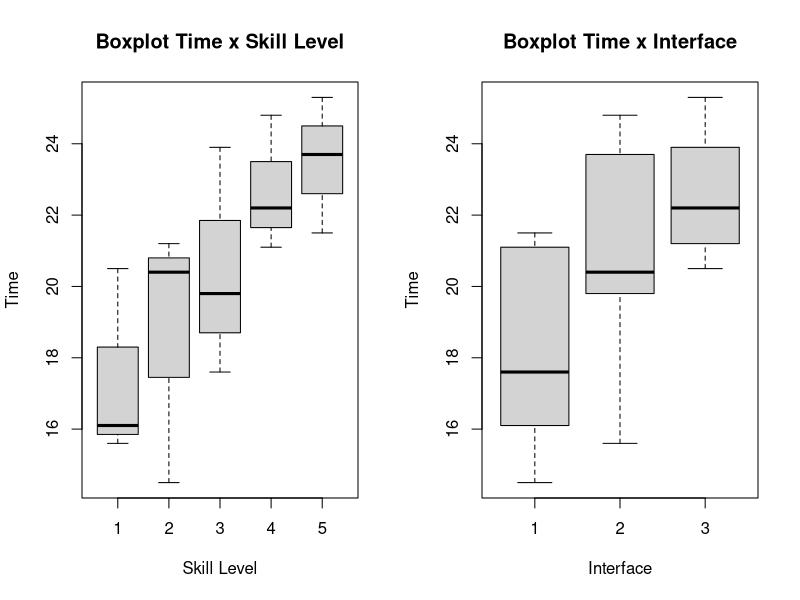
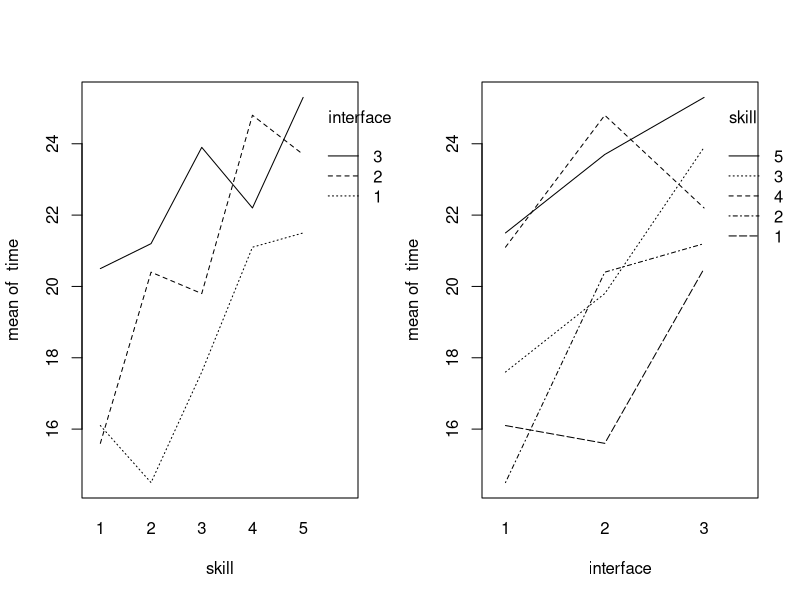
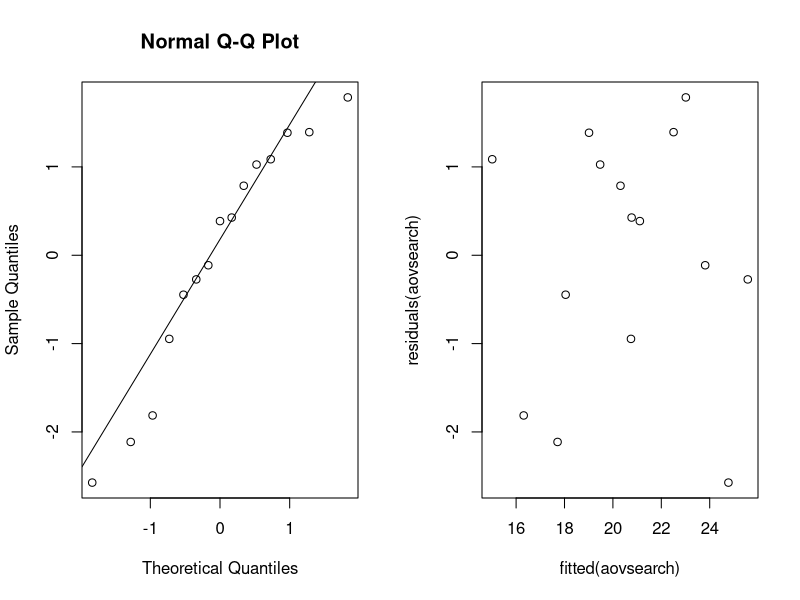
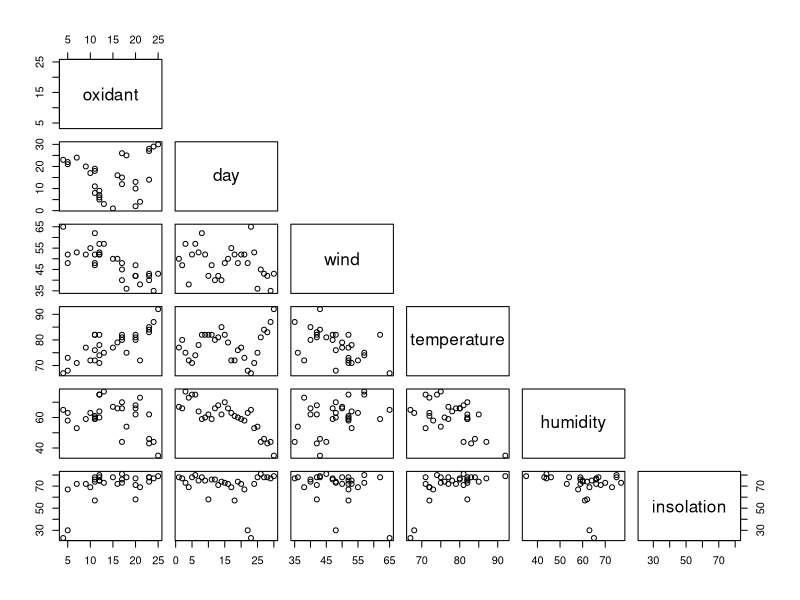
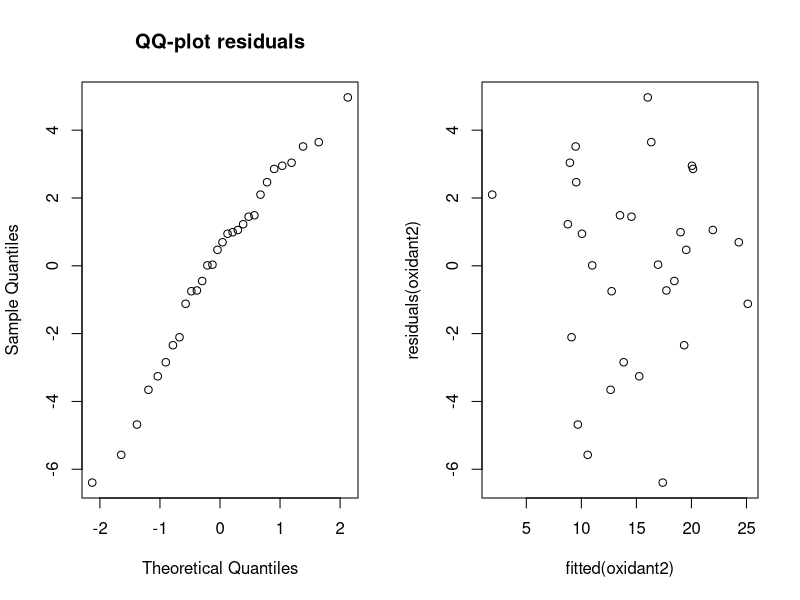

These charts were generated, in order, by the following R code:
### Exercise 2
search = read.table("search.txt", header = TRUE)

# Question 1:
?rbind
B = 5
I = 3
N = 1

rbind(rep(1:I,each=N*B),rep(1:B,N*I),sample(1:(N*I*B)))

#skill = as.factor(rep(1:B, N*I))
#interface = as.factor(rep(1:I, N*B))
#studentindex = sample(1:B*I*N)
#search_random_frame= data.frame(cbind(skill, interface, studentindex))
#search_random_frame

# Question 2:
attach(search)

par(mfrow=c(1,2))
boxplot(time~skill, main="Boxplot Time x Skill Level", ylab="Time", xlab="Skill Level")
boxplot(time~interface, main="Boxplot Time x Interface", ylab="Time", xlab="Interface")

par(mfrow=c(1,2))
interaction.plot(skill, interface, time); interaction.plot(interface, skill, time)

# Question 3:
search$skill <- factor(search$skill)
search$interface <-  factor(search$interface)
aovsearch = lm(time~interface+skill, data = search)
anova(aovsearch)

# Question 4: ?
summary(aovsearch)
# Result is generated from summary of anova
summary(aovsearch)
estimatedTime = 15.013 +  5.300  + 4.460  
estimatedTime

# Question 5:
par(mfrow=c(1,2))
qqnorm(residuals(aovsearch))
qqline(residuals(aovsearch))
plot(fitted(aovsearch), residuals(aovsearch))

# Question 6: ?
friedman.test(time, interface, skill, data = search)
#friedman.test(time~interface|skill, data = search)

# Question 7:
oneaovsearch = lm(time~interface, data = search)
anova(oneaovsearch)

### Exercise 3

# Question 1
cream= read.table("cream.txt",header = TRUE)

cream$batch= as.factor(cream$batch)
cream$position= as.factor(cream$position)
cream$starter= as.factor(cream$starter)

creamaov= lm(acidity ~ starter + batch + position,data = cream)
summary(creamaov)

# Question 2
library(multcomp)
creammult= glht(creamaov,linfct = mcp(starter="Tukey"))
summary(creammult)

# Question 3
# In Word File

# Question 4
confint(creammult)


### Exercise 4
library(lme4)
# Question 1
cow = read.table("cow.txt", header = TRUE)
cow$id = factor(cow$id)
cow$per = factor(cow$per)
cow$treatment = factor(cow$treatment)

cowlm = lm(milk~treatment+id+per, data = cow)
summary(cowlm)

# Question 2: Result from question 1

# Question 3
cowlmer = lmer(milk~treatment+order+per+(1|id), data = cow, REML=FALSE)
summary(cowlmer)
cowlmer1 = lmer(milk~order+per+(1|id), data = cow, REML=FALSE)
anova(cowlmer1, cowlmer)


# Question 4
attach(cow)
t.test(milk[treatment=="A"],milk[treatment=="B"],paired=TRUE)

### Exercise 6

# Question 1
airpollution= read.table("airpollution.txt", header = TRUE)
pairs(oxidant ~ day + wind + temperature + humidity + insolation , data= airpollution, upper.panel= NULL)

# Question 2
oxidant_day= lm(oxidant ~ day, data = airpollution)
summary(oxidant_day)
#p_value: 0.582

oxidant_wind= lm(oxidant ~ wind, data = airpollution)
summary(oxidant_wind)
#p_value: 8.20e-07

oxidant_temperature=lm(oxidant ~ temperature, data = airpollution)
summary(oxidant_temperature)
#p_value: 1.17e-06

oxidant_humidity=lm(oxidant ~ humidity, data = airpollution)
summary(oxidant_humidity)
#p_value: 0.056317

oxidant_insolation=lm(oxidant ~ insolation, data = airpollution)
summary(oxidant_insolation)
#p_value: 0.00441

## step 1 - select the smallest p-value (wind)
oxidant1= lm(oxidant ~ wind, data = airpollution)
summary(oxidant1)

## step 2 - select second smallest p-value (temperature)
oxidant2=lm(oxidant ~ wind + temperature, data = airpollution)
summary(oxidant2)

## step 3 - select third smallest p-value (insolation)
oxidant3=lm(oxidant ~ wind + temperature + insolation, data = airpollution)
summary(oxidant3)

## Best Model
oxidant2

# Question 3
## step 1 - full model
oxidant5= lm(oxidant ~ wind + temperature + insolation + humidity + day, data = airpollution)
summary(oxidant5)

## step 2 - remove the highest p-value (day)
oxidant4= lm(oxidant ~ wind + temperature + insolation + humidity , data = airpollution)
summary(oxidant4)

## step 3 - remove second highest p-value (insolation)
oxidant3= lm(oxidant ~ wind + temperature + humidity , data = airpollution)
summary(oxidant3)

## step 4 - remove third highest p-value (humidity)
oxidant2= lm(oxidant ~ wind + temperature , data = airpollution)
summary(oxidant2)

# Question 4
## Best Model
oxidant2

# Question 5
par(mfrow=c(1,2))
qqnorm(residuals(oxidant2), main = "QQ-plot residuals")
plot(fitted(oxidant2),residuals(oxidant2))
